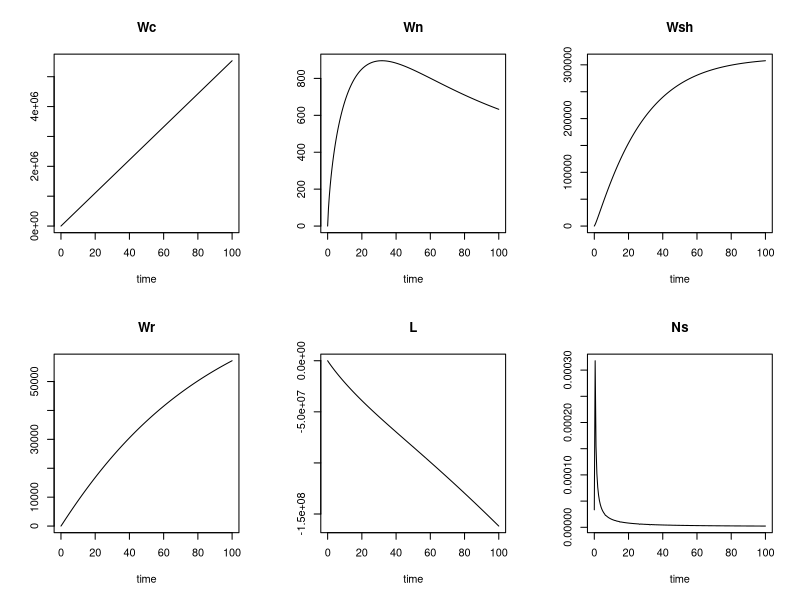

Here is the R script that generated this plot:

library(deSolve)

# fertilzer model
# Thornley and Johnson, 1990 page 467

parameters <- c(Mc = 30, Mn = 62, J = 5*10^6, h = 43,000, Pc = 1.5, sigN = 3000,
    Kc = 0.05, Kn = 0.005, dr = 0.2, rhos = 1500, mu = 150, fc = 0.45, fn = 0.03, 
	f1 = 0.7, Num = 25, Ep = 2.5, Y = 0.75, alphan = 0.5, gammash = 0.04, 
	gammar = 0.01, Bn = 3*10^6)
state <- c(Wc = 0.015, Wn = 0.004, Wsh = 0.2, Wr = 0.2, L = 0.8, Ns = 33.33*10^-6)

times <- seq(0, 100, by = 0.5)
growth3 <- function(t, state, parameters){
	with(as.list(c(state, parameters)),{
		Wg <- Wsh + Wr
		Ws <- (Mc/12)*Wc + (Mn/14)*Wn
		C  <- Wc/Wg
		N  <- Wn/Wg
		fsh <- Wsh/Wg
		fr  <- Wr/Wg
		Wsht <- Wsh + fsh*Ws
		Wrt  <- Wr + fr*Ws
		Io <- J/h
		P  <- 43200*(12/14)*Pc
		Un   <- (sigN*Wr*Ns)/(1 + (Kc/C)*(1 + N/Kn))
		lamsh <- (fr*N/(N + fn)) /( (fsh*C)/(C + fc) + (fr*N)/(N + fn) )
		lamr <- (fsh*N/(N + fc)) /( (fsh*C)/(C + fc) + (fr*N)/(N + fn) )
		Gsh <- mu*C*N*lamsh*Wsh
		Gr <- mu*C*N*lamr*Wr
		Nu <- Num*(1 - Ep*C)

		# differential equations
		dWc <- P - fc/(Y*(Gsh + Gr))- alphan*Un
		dWn <- Un - fn*(Gsh + Gr)
		dWsh <- Gsh - gammash*Wsh
		dWr  <- Gr - gammar*Wr
		dL   <- Nu*f1*Gsh - gammash*L
		dNs  <- Bn - (Un/dr*rhos)

		#return rate of change
		list(c(dWc, dWn, dWsh, dWr, dL, dNs))
	})
}
out <- ode(y = state, times = times, func = growth3, parms = parameters)

head(out)
plot(out)
